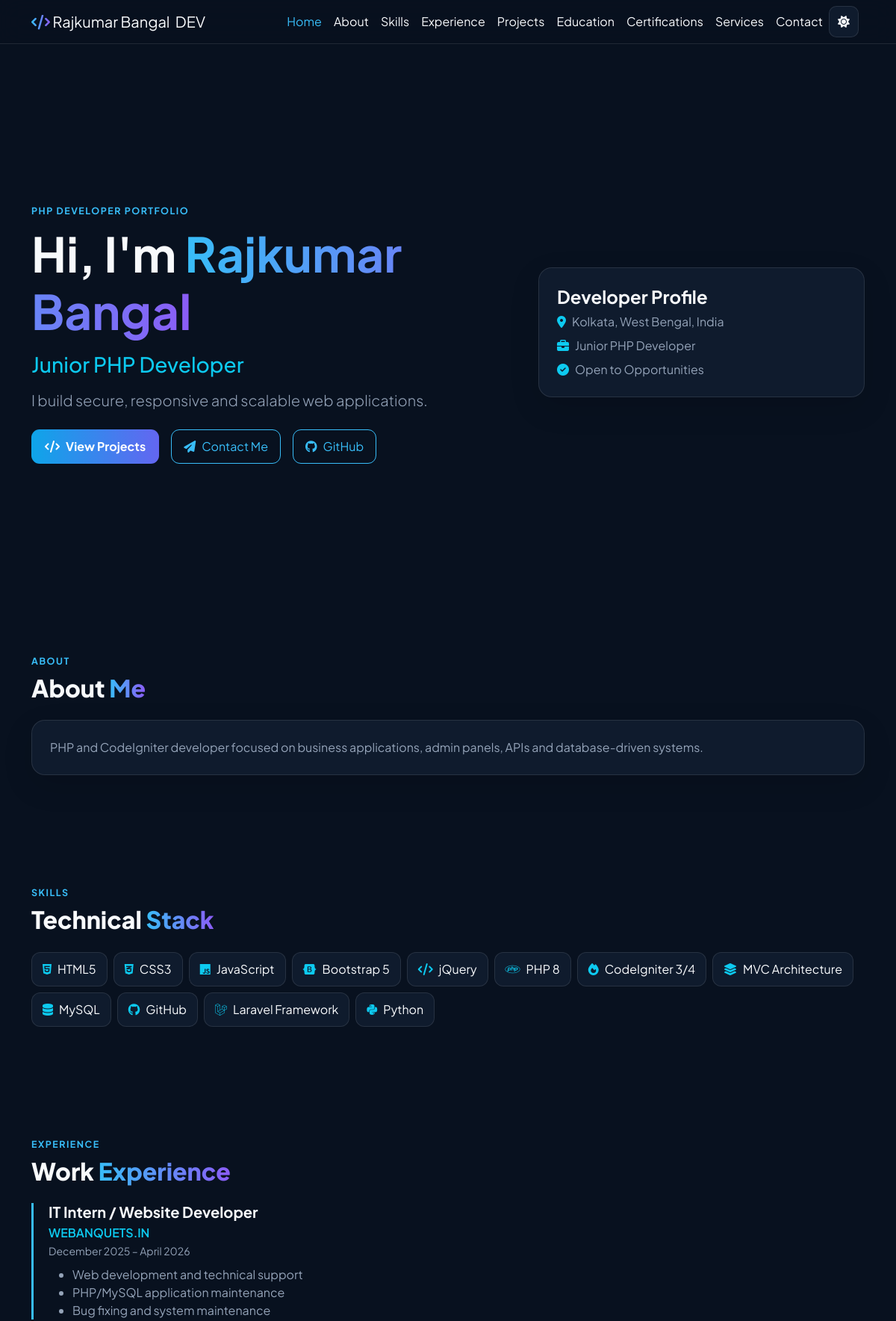
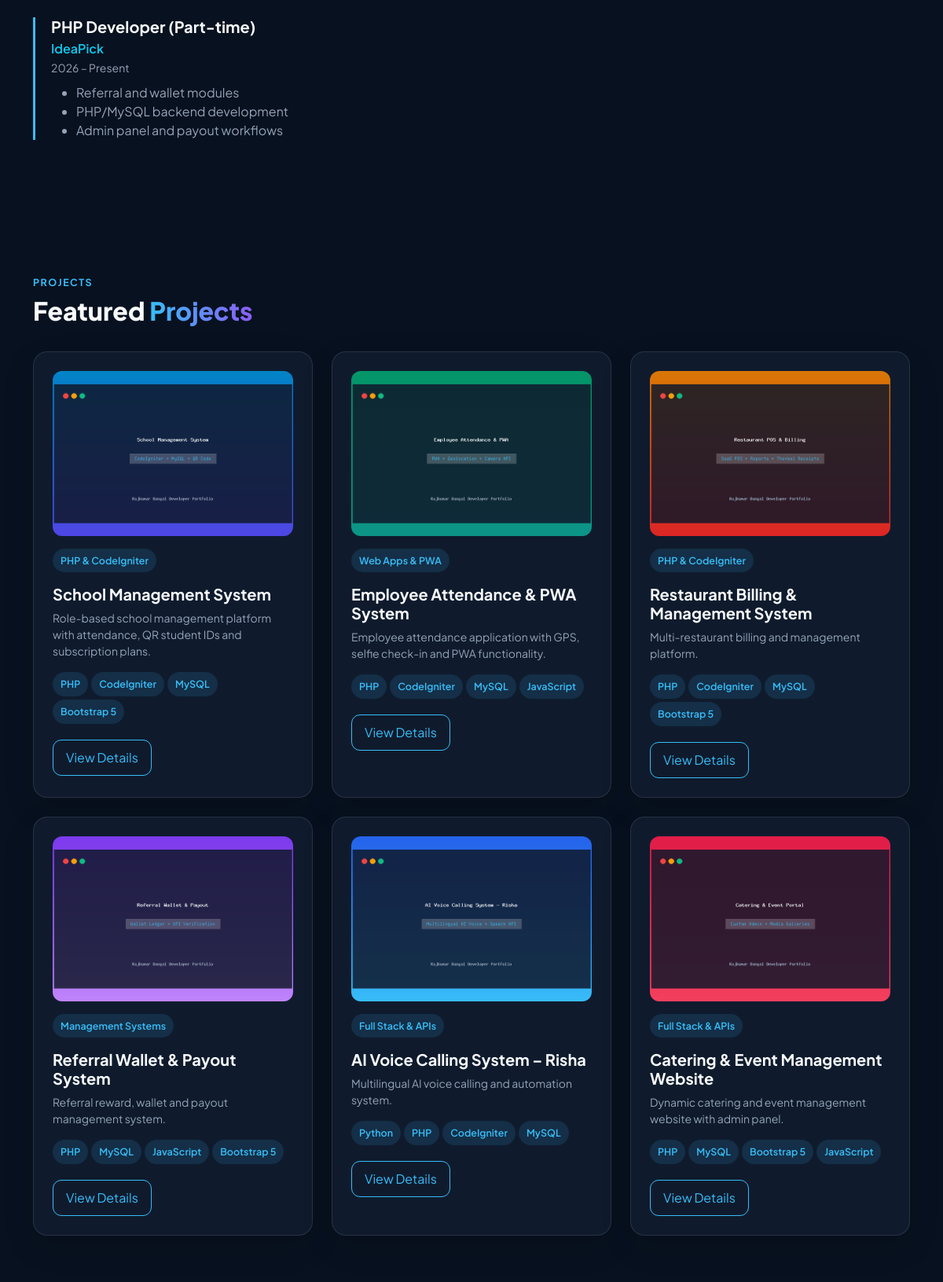
The page / (upper part) on the database its author committed (2 pictures, top to bottom).
### tables this page shows
CREATE TABLE IF NOT EXISTS personal_information (
 id INT PRIMARY KEY,
 full_name VARCHAR(120), title VARCHAR(255), tagline VARCHAR(255), bio TEXT,
 location VARCHAR(180), role VARCHAR(120), availability VARCHAR(120), preferred_locations VARCHAR(255),
 email VARCHAR(150), phone VARCHAR(50), linkedin_url VARCHAR(255), github_url VARCHAR(255), resume_path VARCHAR(255)
);

CREATE TABLE IF NOT EXISTS projects (
 id INT AUTO_INCREMENT PRIMARY KEY,
 title VARCHAR(180) NOT NULL, slug VARCHAR(180), short_description TEXT, full_description TEXT,
 problem_solved TEXT, challenges_solutions TEXT, my_responsibilities TEXT, features JSON NULL,
 technologies TEXT, thumbnail VARCHAR(255), live_url VARCHAR(255), github_url VARCHAR(255), category VARCHAR(100),
 sort_order INT DEFAULT 0, is_featured TINYINT(1) DEFAULT 1, is_active TINYINT(1) DEFAULT 1,
 created_at TIMESTAMP DEFAULT CURRENT_TIMESTAMP
);

### config/database.php (called while the page is built, shortened)
<?php
require_once __DIR__ . '/config.php';
function get_db_connection() {
    static $pdo = null;
    static $tried = false;
    if ($tried) return $pdo;
    try {
        $pdo = new PDO('mysql:host='.DB_HOST.';dbname='.DB_NAME.';charset=utf8mb4', DB_USER, DB_PASS, [
            PDO::ATTR_ERRMODE => PDO::ERRMODE_EXCEPTION,
            PDO::ATTR_DEFAULT_FETCH_MODE => PDO::FETCH_ASSOC,
            PDO::ATTR_EMULATE_PREPARES => false
        ]);
    } catch (PDOException $e) {
        $pdo = null;
    }
    return $pdo;
}
function get_personal_info() {
    $db = get_db_connection();
    if ($db) {
        try { $r=$db->query('SELECT * FROM personal_information LIMIT 1')->fetch(); if($r) return $r; } catch(Exception $e) {}
    }
    return [
        'full_name'=>'Rajkumar Bangal','title'=>'Junior PHP Developer | CodeIgniter Developer | Full Stack Web Developer',
        'tagline'=>'I build secure, responsive and scalable web applications.','bio'=>'I am a PHP and CodeIgniter developer focused on database-driven business applications, admin panels, APIs and responsive web systems.',
        'location'=>'Kolkata, West Bengal, India','role'=>'Junior PHP Developer','availability'=>'Open to Opportunities',
        'preferred_locations'=>'Kolkata / Bengaluru / Hyderabad / Pune / Mumbai','email'=>'','phone'=>'','linkedin_url'=>'',
        'github_url'=>'https://github.com/rajkumarbangal020-jpg','resume_path'=>'assets/cv/rajkumar-bangal-cv.pdf'
    ];
}
function get_portfolio_skills() {
    $db=get_db_connection(); if($db){try{$r=$db->query('SELECT * FROM skills WHERE is_active=1 ORDER BY category,sort_order')->fetchAll();if($r)return $r;}catch(Exception $e){}}
    $items=[['Frontend','HTML5','fab fa-html5'],['Frontend','CSS3','fab fa-css3-alt'],['Frontend','JavaScript','fab fa-js'],['Frontend','Bootstrap 5','fab fa-bootstrap'],['Frontend','jQuery','fas fa-code'],['Backend','PHP 8','fab fa-php'],['Backend','CodeIgniter 3/4','fas fa-fire'],['Backend','MVC Architecture','fas fa-layer-group'],['Database','MySQL','fas fa-database'],['Tools','GitHub','fab fa-github'],['Learning','Laravel Framework','fab fa-laravel'],['Learning','Python','fab fa-python']];
    $out=[]; foreach($items as $i=>$x)$out[]=['id'=>$i+1,'category'=>$x[0],'name'=>$x[1],'icon_class'=>$x[2],'proficiency_level'=>'Proficient','sort_order'=>$i+1,'is_active'=>1]; return $out;
}
function get_portfolio_experiences() {
    $db=get_db_connection(); if($db){try{$r=$db->query('SELECT * FROM experiences ORDER BY sort_order')->fetchAll();if($r)return $r;}catch(Exception $e){}}
    return [
      ['id'=>1,'company'=>'WEBANQUETS.IN','role'=>'IT Intern / Website Developer','duration'=>'December 2025 – April 2026','is_current'=>0,'responsibilities'=>json_encode(['Web development and technical support','PHP/MySQL application maintenance','Bug fixing and system maintenance'])],
      ['id'=>2,'company'=>'IdeaPick','role'=>'PHP Developer (Part-time)','duration'=>'2026 – Present','is_current'=>1,'responsibilities'=>json_encode(['Referral and wallet modules','PHP/MySQL backend development','Admin panel and payout workflows'])]
    ];
}
function get_portfolio_projects() {
    $db=get_db_connection(); if($db){try{$r=$db->query('SELECT * FROM projects WHERE is_active=1 ORDER BY sort_order')->fetchAll();if($r)return $r;}catch(Exception $e){}}
    $out=[]; return $out;
}

### config/config.php (called while the page is built, shortened)
<?php
function sanitize_html_styles($html) {
    $html = preg_replace('/style\s*=\s*["\'][^"\']*color\s*:\s*(black|#000|#000000|#111|#111111|#212529|#1f2937|#0f172a)[^"\']*["\']/i', '', $html);
    $html = preg_replace('/class\s*=\s*["\']([^"\']*\b)(text-dark|text-black)(\b[^"\']*)["\']/i', 'class="$1text-light$3"', $html);
    return $html;
}
function get_project_image_url($thumbnail = '') {
    $thumbnail = trim($thumbnail ?? '');
    if (!empty($thumbnail)) {
        $cleanPath = ltrim($thumbnail, '/');
        $basename = basename($thumbnail);
        $candidates = [
            ['file' => __DIR__ . '/../' . $cleanPath, 'url' => BASE_URL . $cleanPath],
            ['file' => __DIR__ . '/../uploads/projects/' . $basename, 'url' => BASE_URL . 'uploads/projects/' . $basename],
            ['file' => __DIR__ . '/../assets/projects/' . $basename, 'url' => BASE_URL . 'assets/projects/' . $basename]
        ];
        foreach ($candidates as $cand) {
            if (file_exists($cand['file']) && is_file($cand['file']) && filesize($cand['file']) > 0) {
                return $cand['url'];
            }
        }
    }
    return BASE_URL . 'assets/images/developer_hero.svg';
}

### index.php (the view, shortened to what this page needs)
<?php
require_once __DIR__ . '/config/config.php';
require_once __DIR__ . '/config/database.php';
$info=get_personal_info();$skills=get_portfolio_skills();$experiences=get_portfolio_experiences();$projects=get_portfolio_projects();$education=get_portfolio_education();$certifications=get_portfolio_certifications();
require_once __DIR__ . '/includes/header.php';
require_once __DIR__ . '/includes/navbar.php';
?>
<section id="home" class="hero"><div class="container"><div class="row align-items-center g-5"><div class="col-lg-7"><span class="section-subtitle">PHP Developer Portfolio</span><h1 class="display-3 fw-bold mt-2">Hi, I'm <span class="text-gradient"><?php echo htmlspecialchars($info['full_name']); ?></span></h1><h3 id="typingText" class="text-info my-3">Junior PHP Developer</h3><p class="lead text-muted"><?php echo htmlspecialchars($info['tagline']); ?></p><div class="d-flex flex-wrap gap-3 mt-4"><a class="btn-primary-custom" href="#projects"><i class="fas fa-code"></i> View Projects</a><a class="btn-outline-custom" href="#contact"><i class="fas fa-paper-plane"></i> Contact Me</a><a class="btn-outline-custom" target="_blank" href="<?php echo htmlspecialchars($info['github_url']); ?>"><i class="fab fa-github"></i> GitHub</a></div></div><div class="col-lg-5"><div class="hero-card p-4"><h4 class="fw-bold">Developer Profile</h4><p class="text-muted mb-2"><i class="fas fa-map-marker-alt text-info me-2"></i><?php echo htmlspecialchars($info['location']); ?></p><p class="text-muted mb-2"><i class="fas fa-briefcase text-info me-2"></i><?php echo htmlspecialchars($info['role']); ?></p><p class="text-muted mb-0"><i class="fas fa-circle-check text-info me-2"></i><?php echo htmlspecialchars($info['availability']); ?></p></div></div></div></div></section>
<section id="about" class="py-5"><div class="container py-4"><span class="section-subtitle">About</span><h2 class="section-title">About <span class="text-gradient">Me</span></h2><div class="glass-card mt-4"><p class="text-muted mb-0"><?php echo sanitize_html_styles($info['bio']); ?></p></div></div></section>
<section id="skills" class="py-5"><div class="container py-4"><span class="section-subtitle">Skills</span><h2 class="section-title">Technical <span class="text-gradient">Stack</span></h2><div class="d-flex flex-wrap gap-2 mt-4"><?php foreach($skills as $s): ?><div class="skill-chip"><i class="<?php echo htmlspecialchars($s['icon_class']); ?> text-info me-2"></i><?php echo htmlspecialchars($s['name']); ?></div><?php endforeach; ?></div></div></section>
<section id="experience" class="py-5"><div class="container py-4"><span class="section-subtitle">Experience</span><h2 class="section-title">Work <span class="text-gradient">Experience</span></h2><div class="mt-4"><?php foreach($experiences as $e): ?><div class="timeline-item"><h5 class="fw-bold mb-1"><?php echo htmlspecialchars($e['role']); ?></h5><div class="text-info fw-semibold"><?php echo htmlspecialchars($e['company']); ?></div><small class="text-muted"><?php echo htmlspecialchars($e['duration']); ?></small><?php $r=is_array($e['responsibilities'])?$e['responsibilities']:json_decode($e['responsibilities'],true); if(is_array($r)): ?><ul class="text-muted mt-2"><?php foreach($r as $x): ?><li><?php echo htmlspecialchars($x); ?></li><?php endforeach; ?></ul><?php endif; ?></div><?php endforeach; ?></div></div></section>
<section id="projects" class="py-5"><div class="container py-4"><span class="section-subtitle">Projects</span><h2 class="section-title">Featured <span class="text-gradient">Projects</span></h2><div class="row g-4 mt-2"><?php foreach($projects as $p): ?><div class="col-md-6 col-lg-4 project-item" data-category="<?php echo htmlspecialchars($p['category']); ?>"><div class="project-card h-100"><img src="<?php echo get_project_image_url($p['thumbnail']); ?>" alt="<?php echo htmlspecialchars($p['title']); ?>"><span class="tech-tag"><?php echo htmlspecialchars($p['category']); ?></span><h5 class="fw-bold mt-3"><?php echo htmlspecialchars($p['title']); ?></h5><p class="text-muted small"><?php echo htmlspecialchars($p['short_description']); ?></p><div class="mb-3"><?php foreach(array_slice(array_map('trim',explode(',',$p['technologies'])),0,4) as $t): ?><span class="tech-tag me-1 mb-1"><?php echo htmlspecialchars($t); ?></span><?php endforeach; ?></div><a class="btn-outline-custom btn-sm" href="project-detail.php?id=<?php echo (int)$p['id']; ?>">View Details</a></div></div><?php endforeach; ?></div></div></section>
<?php require_once __DIR__ . '/includes/project_modal.php'; require_once __DIR__ . '/includes/footer.php'; ?>

### includes/header.php (shortened to what this page needs)
<?php
require_once __DIR__ . '/../config/config.php';
require_once __DIR__ . '/../config/database.php';
$info = get_personal_info();
?>
<!DOCTYPE html>
<html lang="en" data-theme="dark">
<head>
    <link href="https://cdn.jsdelivr.net/npm/bootstrap@5.3.2/dist/css/bootstrap.min.css" rel="stylesheet">
    <link rel="stylesheet" href="https://cdnjs.cloudflare.com/ajax/libs/font-awesome/6.4.2/css/all.min.css">
    <link rel="stylesheet" href="https://cdnjs.cloudflare.com/ajax/libs/animate.css/4.1.1/animate.min.css">
    <link rel="stylesheet" href="<?php echo BASE_URL; ?>assets/css/style.css">
</head>
<body>

### includes/navbar.php (shortened to what this page needs)
<nav class="navbar navbar-expand-lg navbar-custom fixed-top">
    <div class="container">
        <a class="navbar-brand" href="#home">
            <i class="fas fa-code text-gradient"></i>
            <span>Rajkumar Bangal</span>
            <span class="brand-badge ms-1">DEV</span>
        </a>
        <div class="d-flex align-items-center gap-2 order-lg-last">
            <button class="theme-toggle-btn me-2" id="themeToggleBtn" aria-label="Toggle Theme" title="Toggle Theme">
                <i class="fas fa-sun" id="themeIcon"></i>
            </button>
        </div>
        <div class="collapse navbar-collapse" id="navbarContent">
            <ul class="navbar-nav ms-auto mb-2 mb-lg-0 align-items-lg-center">
                <li class="nav-item"><a class="nav-link active" href="#home">Home</a></li>
                <li class="nav-item"><a class="nav-link" href="#about">About</a></li>
                <li class="nav-item"><a class="nav-link" href="#skills">Skills</a></li>
                <li class="nav-item"><a class="nav-link" href="#experience">Experience</a></li>
                <li class="nav-item"><a class="nav-link" href="#projects">Projects</a></li>
                <li class="nav-item"><a class="nav-link" href="#education">Education</a></li>
                <li class="nav-item"><a class="nav-link" href="#certifications">Certifications</a></li>
                <li class="nav-item"><a class="nav-link" href="#services">Services</a></li>
                <li class="nav-item"><a class="nav-link" href="#contact">Contact</a></li>
            </ul>
        </div>
    </div>
</nav>

### includes/footer.php (shortened to what this page needs)
</body>
</html>

### assets/css/style.css (style rules this page uses)
:root { --bg:#08111f;--card:#0f1b2d;--text:#f8fafc;--muted:#94a3b8;--accent:#38bdf8;--border:rgba(255,255,255,.1) }
* { box-sizing:border-box }
html { scroll-behavior:smooth }
body { margin:0;font-family:'Plus Jakarta Sans',sans-serif;background:var(--bg);color:var(--text);transition:.3s }
.text-muted { color:var(--muted)!important }
.text-gradient { background:linear-gradient(90deg,#38bdf8,#8b5cf6);-webkit-background-clip:text;color:transparent }
.navbar-custom { background:rgba(8,17,31,.88);backdrop-filter:blur(16px);border-bottom:1px solid var(--border) }
.navbar-brand,.nav-link { color:var(--text)!important }
.nav-link:hover,.nav-link.active { color:var(--accent)!important }
.theme-toggle-btn { border:1px solid var(--border);background:var(--card);color:var(--text);border-radius:10px;padding:8px 11px }
.hero { min-height:100vh;display:flex;align-items:center;padding-top:90px }
.hero-card,.glass-card,.service-card,.contact-form-card,.info-mini-card,.project-card { background:var(--card);border:1px solid var(--border);border-radius:18px;box-shadow:0 14px 40px rgba(0,0,0,.12) }
.glass-card,.service-card,.contact-form-card,.project-card { padding:24px }
.section-subtitle { color:var(--accent);font-weight:700;text-transform:uppercase;font-size:.78rem;letter-spacing:.12em }
.section-title { font-weight:800;margin-top:6px }
.btn-primary-custom { display:inline-flex;gap:8px;align-items:center;background:linear-gradient(90deg,#0ea5e9,#6366f1);border:0;color:#fff!important;padding:11px 18px;border-radius:11px;text-decoration:none;font-weight:700 }
.btn-outline-custom { display:inline-flex;gap:8px;align-items:center;border:1px solid var(--accent);color:var(--accent)!important;padding:10px 16px;border-radius:11px;text-decoration:none }
.tech-tag { display:inline-block;padding:6px 10px;border-radius:999px;background:rgba(56,189,248,.12);color:var(--accent);font-size:.78rem;font-weight:600 }
.project-card img { width:100%;height:210px;object-fit:cover;border-radius:12px;margin-bottom:16px }
.timeline-item { border-left:3px solid var(--accent);padding-left:20px;margin-bottom:24px }
.skill-chip { padding:10px 14px;background:var(--card);border:1px solid var(--border);border-radius:12px;color:var(--text) }

### rows shown on the page
personal_information: tagline "I build secure, responsive and scalable web applications.", location "Kolkata, West Bengal, India", role "Junior PHP Developer", availability "Open to Opportunities", bio "PHP and CodeIgniter developer focused on business applications, admin panels, APIs and database-driven systems."
projects: thumbnail (picture), category "PHP & CodeIgniter", title "School Management System", short_description "Role-based school management platform with attendance, QR student IDs and subscription plans.", technologies "PHP", technologies "CodeIgniter", technologies "MySQL", technologies "Bootstrap 5"
projects: thumbnail (picture), category "Web Apps & PWA", title "Employee Attendance & PWA System", short_description "Employee attendance application with GPS, selfie check-in and PWA functionality.", technologies "PHP", technologies "CodeIgniter", technologies "MySQL", technologies "JavaScript"
projects: thumbnail (picture), category "PHP & CodeIgniter", title "Restaurant Billing & Management System", short_description "Multi-restaurant billing and management platform.", technologies "PHP", technologies "CodeIgniter", technologies "MySQL", technologies "Bootstrap 5"
projects: thumbnail (picture), category "Management Systems", title "Referral Wallet & Payout System", short_description "Referral reward, wallet and payout management system.", technologies "PHP", technologies "MySQL", technologies "JavaScript", technologies "Bootstrap 5"
projects: thumbnail (picture), category "Full Stack & APIs", title "AI Voice Calling System – Risha", short_description "Multilingual AI voice calling and automation system.", technologies "Python", technologies "PHP", technologies "CodeIgniter", technologies "MySQL"
projects: thumbnail (picture), category "Full Stack & APIs", title "Catering & Event Management Website", short_description "Dynamic catering and event management website with admin panel.", technologies "PHP", technologies "MySQL", technologies "Bootstrap 5", technologies "JavaScript"

### other values the page prints
$s['name'] "HTML5"
$s['name'] "CSS3"
$s['name'] "JavaScript"
$s['name'] "Bootstrap 5"
$s['name'] "jQuery"
$s['name'] "PHP 8"
$s['name'] "CodeIgniter 3/4"
$s['name'] "MVC Architecture"
$s['name'] "MySQL"
$s['name'] "GitHub"
$s['name'] "Laravel Framework"
$s['name'] "Python"
$e['role'] "IT Intern / Website Developer"
$e['company'] "WEBANQUETS.IN"
$e['duration'] "December 2025 – April 2026"
